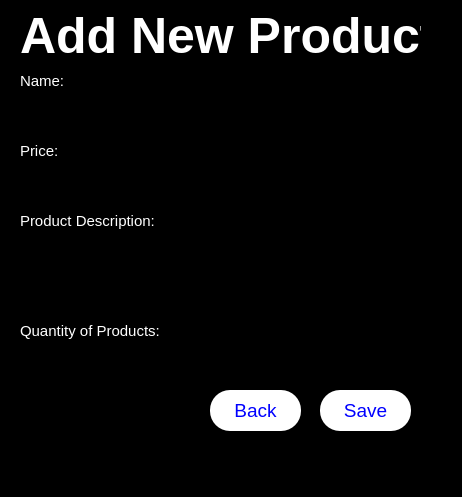
<?xml version="1.0" encoding="UTF-8"?>
<ui version="4.0">
 <class>MainWindowSELLER2</class>
 <widget class="QMainWindow" name="MainWindowSELLER2">
  <property name="geometry">
   <rect>
    <x>0</x>
    <y>0</y>
    <width>462</width>
    <height>497</height>
   </rect>
  </property>
  <property name="windowTitle">
   <string>MainWindow</string>
  </property>
  <property name="styleSheet">
   <string notr="true">background-color: black;</string>
  </property>
  <widget class="QWidget" name="centralwidget">
   <widget class="QLabel" name="label">
    <property name="geometry">
     <rect>
      <x>20</x>
      <y>0</y>
      <width>401</width>
      <height>71</height>
     </rect>
    </property>
    <property name="styleSheet">
     <string notr="true">color: white;
font-size:  50px;
font-weight: 500;</string>
    </property>
    <property name="text">
     <string>Add New Product</string>
    </property>
   </widget>
   <widget class="QLabel" name="label_2">
    <property name="geometry">
     <rect>
      <x>20</x>
      <y>70</y>
      <width>81</width>
      <height>21</height>
     </rect>
    </property>
    <property name="styleSheet">
     <string notr="true">color: white;
font-size: 15px;</string>
    </property>
    <property name="text">
     <string>Name:</string>
    </property>
   </widget>
   <widget class="QPushButton" name="pushButton">
    <property name="geometry">
     <rect>
      <x>320</x>
      <y>390</y>
      <width>91</width>
      <height>41</height>
     </rect>
    </property>
    <property name="font">
     <font>
      <pointsize>14</pointsize>
      <bold>false</bold>
     </font>
    </property>
    <property name="styleSheet">
     <string notr="true">color: blue;
font-size: larger;
font-weight: 400;
border: none;
border-radius: 20px;
background-color: white;</string>
    </property>
    <property name="text">
     <string>Save</string>
    </property>
   </widget>
   <widget class="QLabel" name="label_5">
    <property name="geometry">
     <rect>
      <x>20</x>
      <y>320</y>
      <width>151</width>
      <height>21</height>
     </rect>
    </property>
    <property name="styleSheet">
     <string notr="true">color: white;
font-size: 15px;</string>
    </property>
    <property name="text">
     <string>Quantity of Products:</string>
    </property>
   </widget>
   <widget class="QLabel" name="label_4">
    <property name="geometry">
     <rect>
      <x>20</x>
      <y>210</y>
      <width>151</width>
      <height>21</height>
     </rect>
    </property>
    <property name="styleSheet">
     <string notr="true">color: white;
font-size: 15px;</string>
    </property>
    <property name="text">
     <string>Product Description:</string>
    </property>
   </widget>
   <widget class="QLineEdit" name="name_input">
    <property name="geometry">
     <rect>
      <x>20</x>
      <y>100</y>
      <width>181</width>
      <height>31</height>
     </rect>
    </property>
    <property name="styleSheet">
     <string notr="true">color: white;</string>
    </property>
   </widget>
   <widget class="QLabel" name="label_3">
    <property name="geometry">
     <rect>
      <x>20</x>
      <y>140</y>
      <width>81</width>
      <height>21</height>
     </rect>
    </property>
    <property name="styleSheet">
     <string notr="true">color: white;
font-size: 15px;</string>
    </property>
    <property name="text">
     <string>Price:</string>
    </property>
   </widget>
   <widget class="QLineEdit" name="description_input">
    <property name="geometry">
     <rect>
      <x>20</x>
      <y>240</y>
      <width>271</width>
      <height>71</height>
     </rect>
    </property>
    <property name="styleSheet">
     <string notr="true">color: white;</string>
    </property>
   </widget>
   <widget class="QLineEdit" name="quantity_input">
    <property name="geometry">
     <rect>
      <x>20</x>
      <y>350</y>
      <width>181</width>
      <height>31</height>
     </rect>
    </property>
    <property name="styleSheet">
     <string notr="true">color: white;</string>
    </property>
   </widget>
   <widget class="QPushButton" name="pushButton_2">
    <property name="geometry">
     <rect>
      <x>210</x>
      <y>390</y>
      <width>91</width>
      <height>41</height>
     </rect>
    </property>
    <property name="font">
     <font>
      <pointsize>14</pointsize>
      <bold>false</bold>
     </font>
    </property>
    <property name="styleSheet">
     <string notr="true">color: blue;
font-size: larger;
font-weight: 400;
border: none;
border-radius: 20px;
background-color: white;</string>
    </property>
    <property name="text">
     <string>Back</string>
    </property>
   </widget>
   <widget class="QLineEdit" name="price_input">
    <property name="geometry">
     <rect>
      <x>20</x>
      <y>170</y>
      <width>181</width>
      <height>31</height>
     </rect>
    </property>
    <property name="styleSheet">
     <string notr="true">color: white;</string>
    </property>
   </widget>
  </widget>
  <widget class="QMenuBar" name="menubar">
   <property name="geometry">
    <rect>
     <x>0</x>
     <y>0</y>
     <width>462</width>
     <height>22</height>
    </rect>
   </property>
  </widget>
  <widget class="QStatusBar" name="statusbar"/>
 </widget>
 <resources/>
 <connections/>
</ui>
